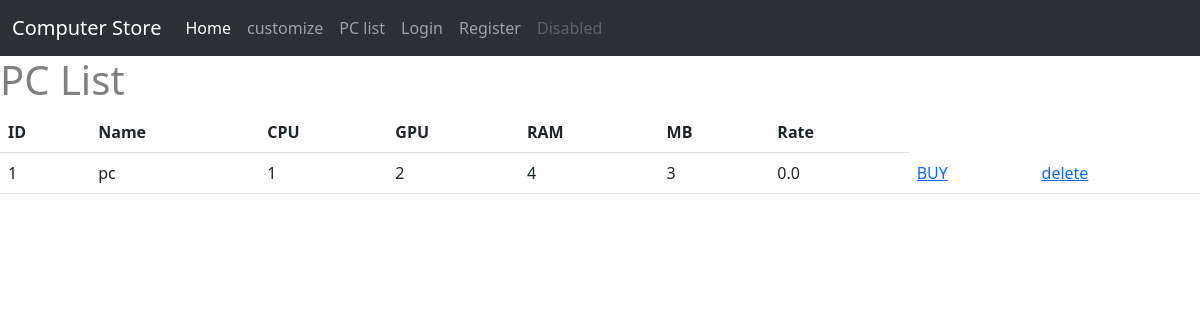
/prebulid, run on an earlier commit of the app's database.
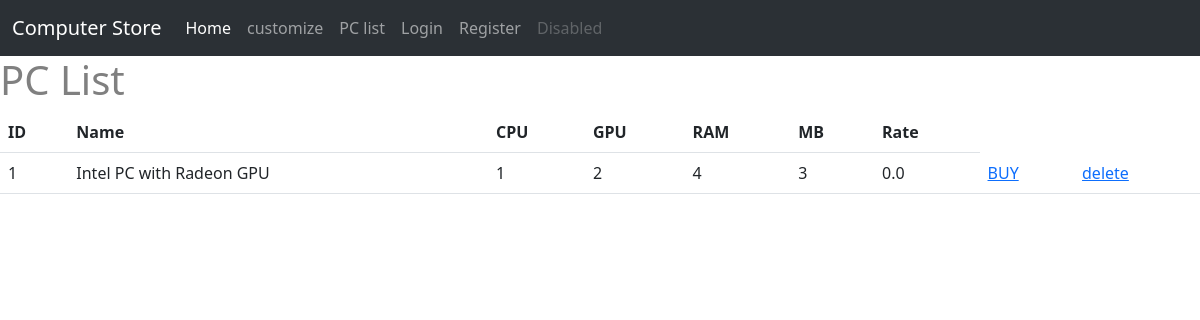
And on a later commit of the database.
### ltt/models.py (models this page shows)
class PC(db.Model):
    id = db.Column(db.Integer, primary_key = True)
    PCname = db.Column(db.String(120))
    cpu = db.Column(db.Integer, db.ForeignKey('item.id'))
    gpu = db.Column(db.Integer, db.ForeignKey('item.id'))
    ram = db.Column(db.Integer, db.ForeignKey('item.id'))
    MB = db.Column(db.Integer, db.ForeignKey('item.id'))
    creator_id = db.Column(db.Integer,db.ForeignKey('User.id'))
    rate_count = db.Column(db.Integer, default = 0)
    rate_acc = db.Column(db.Integer,default = 0)

### ltt/view.py (the view)
@view.route('/prebulid')
def prebulid():
    pc = PC.query.all()
    return render_template("prebulid.html", pc = pc)

### ltt/templates/prebulid.html (shortened to what this page needs)
{% extends "base.html" %}
{% block contend %}
<h1>PC List</h1>
<table class = "table table-hover">
    <thead>
        <tr>
            <th scope="col"> ID</th>
            <th scope="col"> Name</th>
            <th scope="col">CPU </th>
            <th scope="col"> GPU</th>
            <th scope="col">RAM </th>
            <th scope="col">MB </th>
            <th scope="col">Rate </th>
        </tr>
    </thead>
    <tbody>
        {% for p in pc %}
        <tr>
            <td>{{p.id}}</td>
            <td>{{p.PCname}}</td>
            <td>{{p.cpu}}</td>
            <td>{{p.gpu}}</td>
            <td>{{p.ram}}</td>
            <td>{{p.MB}}</td>
            {% if p.rate_count == 0   %}
            <td>0.0</td>
            {% else %}
            {% set rate = p.rate_acc/p.rate_count %}
            <td>{{rate}}</td>
            {% endif %}
            <td><a href="/buy/{{p.id}}">BUY</a></td>
            <td><a href="/deletepc/{{p.id}}">delete</a></td>
        </tr>
        {% endfor %}
    </tbody>
</table>
{% endblock %}

What changed in the data, as far as the page shows it:
changed PC id 1: PCname "pc" → "Intel PC with Radeon GPU"
